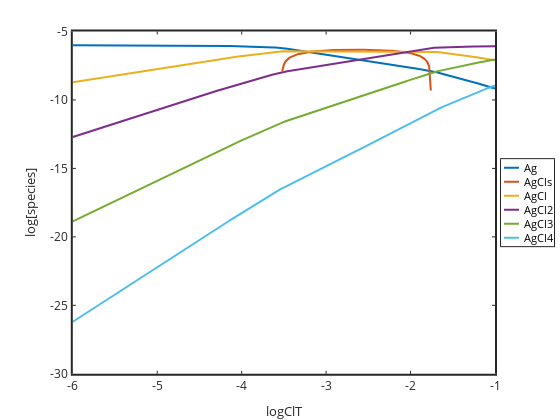

Here is the notebook cell this chart was saved with:
### Code cell
h=plot(log10(ClT),log10(Ag),log10(ClT),log10(AgCls),log10(ClT),log10(AgCl),log10(ClT),log10(AgCl2),log10(ClT),log10(AgCl3),log10(ClT),log10(AgCl4));
%h=plot(log10(ClT),log10(Ag));
%h=plot(log10(ClT),log10(Ag),log10(ClT),log10(AgCl),log10(ClT),log10(AgCls));

set(h,'linewidth',2);
set(gca,'linewidth',2,'fontsize',12);
xlabel('logClT'); ylabel('log[species]');
%xlabel('logCl'); ylabel('logAg');
legend('Ag','AgCls','AgCl','AgCl2','AgCl3','AgCl4','location','eastoutside')
%legend('Ag','AgCl','AgCls','location','eastoutside')
%axis([-12 0 -40 -1])
%exportforplot=[...
%log10(Ag)' log10(Cl)' log10(AgCls)' log10(AgCl)' log10(AgCl2)' log10(AgCl3)' log10(AgCl4)'
%]

### Figure 1 — Plotly figure (JSON) as saved in the notebook; plotly's stock layout.template omitted (floating-point values rounded to 4 significant figures; data arrays with more than 128 entries replaced by an {"elided": "..."} marker saying what was removed)
{"data": [{"line": {"color": "rgb(0,113,188)", "dash": "solid", "width": 2}, "marker": {"color": "rgb(0,113,188)", "line": {"color": "rgb(0,113,188)"}, "size": 6, "symbol": "none"}, "mode": "lines", "name": "Ag", "showlegend": true, "type": "scatter", "visibility": true, "x": {"elided": "251 float values"}, "xaxis": "x", "y": {"elided": "251 float values"}, "yaxis": "y"}, {"line": {"color": "rgb(216,82,24)", "dash": "solid", "width": 2}, "marker": {"color": "rgb(216,82,24)", "line": {"color": "rgb(216,82,24)"}, "size": 6, "symbol": "none"}, "mode": "lines", "name": "AgCls", "showlegend": true, "type": "scatter", "visibility": true, "x": {"elided": "251 float values"}, "xaxis": "x", "y": {"elided": "251 float values"}, "yaxis": "y"}, {"line": {"color": "rgb(236,176,31)", "dash": "solid", "width": 2}, "marker": {"color": "rgb(236,176,31)", "line": {"color": "rgb(236,176,31)"}, "size": 6, "symbol": "none"}, "mode": "lines", "name": "AgCl", "showlegend": true, "type": "scatter", "visibility": true, "x": {"elided": "251 float values"}, "xaxis": "x", "y": {"elided": "251 float values"}, "yaxis": "y"}, {"line": {"color": "rgb(125,46,141)", "dash": "solid", "width": 2}, "marker": {"color": "rgb(125,46,141)", "line": {"color": "rgb(125,46,141)"}, "size": 6, "symbol": "none"}, "mode": "lines", "name": "AgCl2", "showlegend": true, "type": "scatter", "visibility": true, "x": {"elided": "251 float values"}, "xaxis": "x", "y": {"elided": "251 float values"}, "yaxis": "y"}, {"line": {"color": "rgb(118,171,47)", "dash": "solid", "width": 2}, "marker": {"color": "rgb(118,171,47)", "line": {"color": "rgb(118,171,47)"}, "size": 6, "symbol": "none"}, "mode": "lines", "name": "AgCl3", "showlegend": true, "type": "scatter", "visibility": true, "x": {"elided": "251 float values"}, "xaxis": "x", "y": {"elided": "251 float values"}, "yaxis": "y"}, {"line": {"color": "rgb(76,189,237)", "dash": "solid", "width": 2}, "marker": {"color": "rgb(76,189,237)", "line": {"color": "rgb(76,189,237)"}, "size": 6, "symbol": "none"}, "mode": "lines", "name": "AgCl4", "showlegend": true, "type": "scatter", "visibility": true, "x": {"elided": "251 float values"}, "xaxis": "x", "y": {"elided": "251 float values"}, "yaxis": "y"}, {"hoverinfo": "none", "line": {"color": "rgb(0,113,188)", "dash": "solid", "width": 2}, "marker": {"color": "rgb(0,113,188)", "line": {"color": "rgb(0,113,188)"}, "size": 6, "symbol": "none"}, "mode": "lines", "name": "", "showlegend": false, "type": "scatter", "visibility": true, "x": [3, 18], "xaxis": "x2", "y": [8.5, 8.5], "yaxis": "y2"}, {"hoverinfo": "none", "line": {"color": "rgb(216,82,24)", "dash": "solid", "width": 2}, "marker": {"color": "rgb(216,82,24)", "line": {"color": "rgb(216,82,24)"}, "size": 6, "symbol": "none"}, "mode": "lines", "name": "", "showlegend": false, "type": "scatter", "visibility": true, "x": [3, 18], "xaxis": "x2", "y": [22.5, 22.5], "yaxis": "y2"}, {"hoverinfo": "none", "line": {"color": "rgb(236,176,31)", "dash": "solid", "width": 2}, "marker": {"color": "rgb(236,176,31)", "line": {"color": "rgb(236,176,31)"}, "size": 6, "symbol": "none"}, "mode": "lines", "name": "", "showlegend": false, "type": "scatter", "visibility": true, "x": [3, 18], "xaxis": "x2", "y": [36.5, 36.5], "yaxis": "y2"}, {"hoverinfo": "none", "line": {"color": "rgb(125,46,141)", "dash": "solid", "width": 2}, "marker": {"color": "rgb(125,46,141)", "line": {"color": "rgb(125,46,141)"}, "size": 6, "symbol": "none"}, "mode": "lines", "name": "", "showlegend": false, "type": "scatter", "visibility": true, "x": [3, 18], "xaxis": "x2", "y": [50.5, 50.5], "yaxis": "y2"}, {"hoverinfo": "none", "line": {"color": "rgb(118,171,47)", "dash": "solid", "width": 2}, "marker": {"color": "rgb(118,171,47)", "line": {"color": "rgb(118,171,47)"}, "size": 6, "symbol": "none"}, "mode": "lines", "name": "", "showlegend": false, "type": "scatter", "visibility": true, "x": [3, 18], "xaxis": "x2", "y": [64.5, 64.5], "yaxis": "y2"}, {"hoverinfo": "none", "line": {"color": "rgb(76,189,237)", "dash": "solid", "width": 2}, "marker": {"color": "rgb(76,189,237)", "line": {"color": "rgb(76,189,237)"}, "size": 6, "symbol": "none"}, "mode": "lines", "name": "", "showlegend": false, "type": "scatter", "visibility": true, "x": [3, 18], "xaxis": "x2", "y": [78.5, 78.5], "yaxis": "y2"}], "layout": {"annotations": [{"font": {"color": "rgb(0, 0, 0)", "size": 10.8}, "showarrow": false, "text": "Ag", "x": 21, "xanchor": "left", "xref": "x2", "y": 8.5, "yanchor": "middle", "yref": "y2"}, {"font": {"color": "rgb(0, 0, 0)", "size": 10.8}, "showarrow": false, "text": "AgCls", "x": 21, "xanchor": "left", "xref": "x2", "y": 22.5, "yanchor": "middle", "yref": "y2"}, {"font": {"color": "rgb(0, 0, 0)", "size": 10.8}, "showarrow": false, "text": "AgCl", "x": 21, "xanchor": "left", "xref": "x2", "y": 36.5, "yanchor": "middle", "yref": "y2"}, {"font": {"color": "rgb(0, 0, 0)", "size": 10.8}, "showarrow": false, "text": "AgCl2", "x": 21, "xanchor": "left", "xref": "x2", "y": 50.5, "yanchor": "middle", "yref": "y2"}, {"font": {"color": "rgb(0, 0, 0)", "size": 10.8}, "showarrow": false, "text": "AgCl3", "x": 21, "xanchor": "left", "xref": "x2", "y": 64.5, "yanchor": "middle", "yref": "y2"}, {"font": {"color": "rgb(0, 0, 0)", "size": 10.8}, "showarrow": false, "text": "AgCl4", "x": 21, "xanchor": "left", "xref": "x2", "y": 78.5, "yanchor": "middle", "yref": "y2"}], "height": 420, "hovermode": "closest", "margin": {"b": 0, "l": 0, "r": 0, "t": 0}, "plot_bgcolor": "rgba(0, 0, 0, 0)", "showlegend": false, "width": 560, "xaxis": {"anchor": "y", "autorange": false, "domain": [0.13, 0.8839], "exponentformat": "none", "gridcolor": "rgba(38,38,38,0.15)", "gridwidth": 2, "linecolor": "rgb(38,38,38)", "linewidth": 2, "mirror": "ticks", "range": [-6, -1], "showgrid": false, "showline": true, "side": "bottom", "spikedash": "solid", "spikemode": "across", "spikesides": false, "spikethickness": 1, "tickangle": 0, "tickcolor": "rgb(38,38,38)", "tickfont": {"color": "rgb(38,38,38)", "size": 12}, "ticklen": 3, "ticks": "inside", "ticktext": ["-6", "-5", "-4", "-3", "-2", "-1"], "tickvals": [-6, -5, -4, -3, -2, -1], "title": {"font": {"color": "rgb(38,38,38)", "size": 13.2}, "text": "logClT"}, "type": "linear", "visible": true, "zeroline": false}, "xaxis2": {"anchor": "y2", "autorange": false, "domain": [0.8946, 0.9893], "exponentformat": "none", "fixedrange": true, "gridcolor": "rgba(38,38,38,0.15)", "gridwidth": 1, "linecolor": "rgb(38,38,38)", "linewidth": 1, "mirror": true, "range": [0, 53], "showgrid": false, "showline": true, "showspikes": false, "side": "bottom", "spikedash": "solid", "spikemode": "across", "spikesides": false, "spikethickness": 1, "tickangle": 0, "tickcolor": "rgb(38,38,38)", "tickfont": {"color": "rgb(38,38,38)", "size": 10.8}, "ticklen": 3, "ticks": "", "ticktext": [], "tickvals": [], "title": {"font": {"color": "rgb(0, 0, 0)", "size": 11.88}, "text": ""}, "type": "linear", "visible": true, "zeroline": false}, "yaxis": {"anchor": "x", "autorange": false, "domain": [0.11, 0.925], "exponentformat": "none", "gridcolor": "rgba(38,38,38,0.15)", "gridwidth": 2, "linecolor": "rgb(38,38,38)", "linewidth": 2, "mirror": "ticks", "range": [-30, -5], "showgrid": false, "showline": true, "side": "left", "spikedash": "solid", "spikemode": "across", "spikesides": false, "spikethickness": 1, "tickangle": 0, "tickcolor": "rgb(38,38,38)", "tickfont": {"color": "rgb(38,38,38)", "size": 12}, "ticklen": 3, "ticks": "inside", "ticktext": ["-30", "-25", "-20", "-15", "-10", "-5"], "tickvals": [-30, -25, -20, -15, -10, -5], "title": {"font": {"color": "rgb(38,38,38)", "size": 13.2}, "text": "log[species]"}, "type": "linear", "visible": true, "zeroline": false}, "yaxis2": {"anchor": "x2", "autorange": false, "domain": [0.4139, 0.6211], "exponentformat": "none", "fixedrange": true, "gridcolor": "rgba(38,38,38,0.15)", "gridwidth": 1, "linecolor": "rgb(38,38,38)", "linewidth": 1, "mirror": true, "range": [87, 0], "showgrid": false, "showline": true, "showspikes": false, "side": "left", "spikedash": "solid", "spikemode": "across", "spikesides": false, "spikethickness": 1, "tickangle": 0, "tickcolor": "rgb(38,38,38)", "tickfont": {"color": "rgb(38,38,38)", "size": 10.8}, "ticklen": 3, "ticks": "", "ticktext": [], "tickvals": [], "title": {"font": {"color": "rgb(0, 0, 0)", "size": 11.88}, "text": ""}, "type": "linear", "visible": true, "zeroline": false}}}
